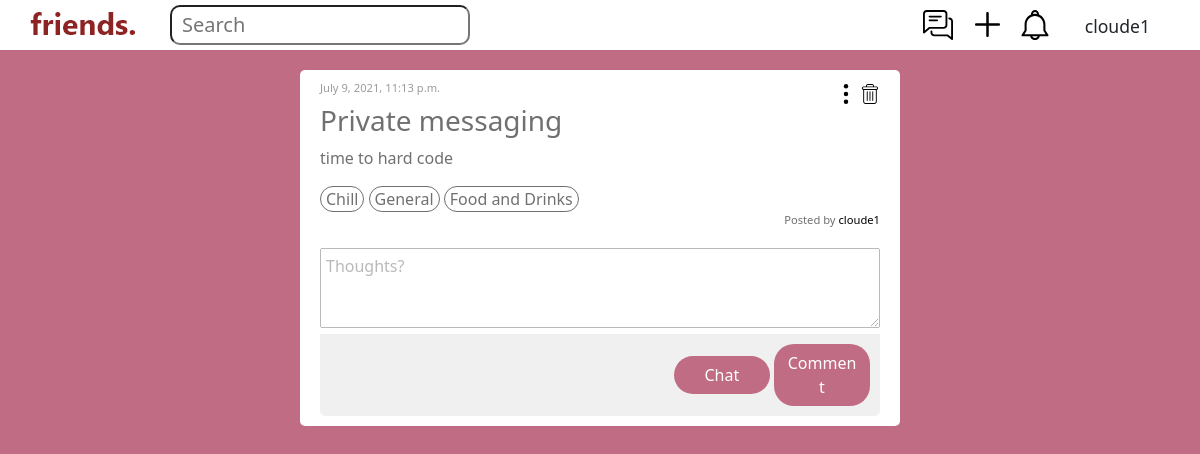
Before: /thread/2 (signed in) with the older database file.
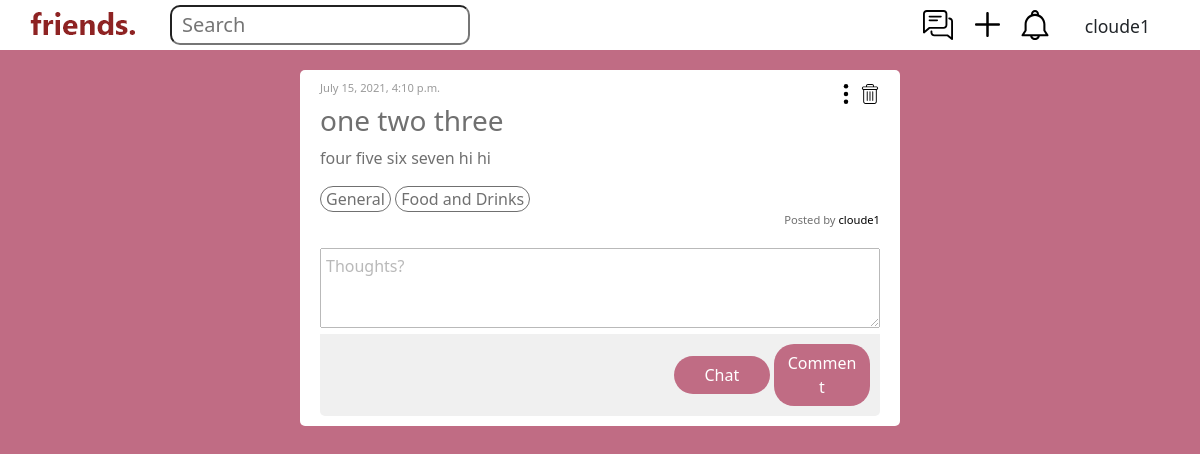
After: the same page with the newer database file.
### main/models.py (models this page shows, shortened)
class Thread(models.Model):
	LOCATION_CHOICES = (
		('General', 'General'),
		('COM','Computing'),
		('KR MRT', 'KR MRT'),
		('SCI','SCI'),
		('BIZ', 'BIZ'),
		('WTV', 'WTV')
	)
	user = models.ForeignKey(User, on_delete=models.CASCADE)
	title = models.CharField(max_length=100, default='', blank=True)
	content = models.CharField(max_length=1000, default='', blank=True)
	location = models.CharField(max_length=30, default='General', choices=LOCATION_CHOICES)
	tags = models.JSONField(default=list, null=True)
	created_at = models.DateTimeField(auto_now_add=True)
	viewable = models.BooleanField(default=True)
	profile = models.OneToOneField(UserProfile, on_delete=models.CASCADE, null=True)
	KW_EXTRACTOR = yake.KeywordExtractor(lan="en", n=1, dedupLim=0.9, top=10, features=None)
	def getUser(self):
		return self.user
	def getThreadChat(self):
		return self.threadchat
	def isViewable(self):
		return self.viewable
	class Meta:
		unique_together = (("title", "content"),)

### main/views.py (the view, shortened to what this page needs)
# urls.py: path("thread/<int:id>", views.index, name="index"),
@login_required(login_url='/loginprompt')
def index(response, id):
	if Thread.objects.filter(id=id).count() == 0:
		messages.error(response, 'This thread does not exist.')
		return HttpResponseRedirect("/")
	t = Thread.objects.get(id=id)
	if not t.isViewable():
		messages.error(response, 'This thread is private.')
		return HttpResponseRedirect("/")
	button_mode = t.getThreadChat().checkAllow(response.user)
	already_requested = len(ThreadJoinRequest.objects.filter(threadchat=t.getThreadChat(), requester=response.user)) > 0
	is_user = 1 if response.user == t.getUser() else 0
	return render(response, "main/index.html",
		{"t":t,
		"button_mode":button_mode,
		"len_list":len(t.getThreadChat().user_list.all()) + 1,
		"requested":already_requested,
		"is_user":is_user}
		)

### main/models.py (called while the page is built)
	def checkAllow(self, u):
		return u in self.user_list.all() or u == self.thread.getUser()

### main/templates/main/index.html (shortened to what this page needs)
{% extends 'main/base.html' %}
{% load static %}
{% block content %}
	<div class="center">
		<div class="full-info">
			<p class="post-datetime">{{t.created_at}}</p>
			<div class="edit-delete">
				{% if is_user %}
					<a href="/thread/{{t.id}}/edit">
						<img class="edit" src="{% static 'images/more.svg' %}" alt="edit">
					</a>
					<a href="/thread/{{t.id}}/delete">
						<img class="delete" src="{% static 'images/delete.svg' %}" alt="delete">
					</a>
				{% endif %}
			</div>
			<h3 class="{% if not user == t.user %}post-info-h3{% endif %}">{{t.title}}</h3>
			<p>{{t.content}}</p>
			{% for tag in t.tags %}
				<div class="tags">
					{{tag}}
				</div>
			{% endfor %}
			<div class="postedby">
				<p>Posted by <a href="/profile/{{t.user.id}}">{{t.user}}</a></p>
			</div>
			<div class="comment-form">
				<form method="post" action="#">
					<textarea name="new" placeholder="Thoughts?" maxlength="200"></textarea>
					<div class="comment-btns">
						{% if button_mode %}
							<button class="comment-btns-btn btn" type="submit", name="gochat", value="true">Chat</button>
						{% elif not requested %}
							<button class="comment-btns-btn btn" type="submit", name="requestchat", value="true">Request</button>
						{% else %}
							<p>Request sent</p>
						{% endif %}
						<button class="comment-btns-btn btn" type="submit">Comment</button>
					</div>
				</form>
			</div>
		</div>
	</div>
{% endblock %}

Changed rows visible on the page:
changed Thread "cloude1": created_at "July 9, 2021, 11:13 p.m." → "July 15, 2021, 4:10 p.m."; title "Private messaging" → "one two three"; content "time to hard code" → "four five six seven hi hi"
Other visible differences:
list line gone: "Chill"
